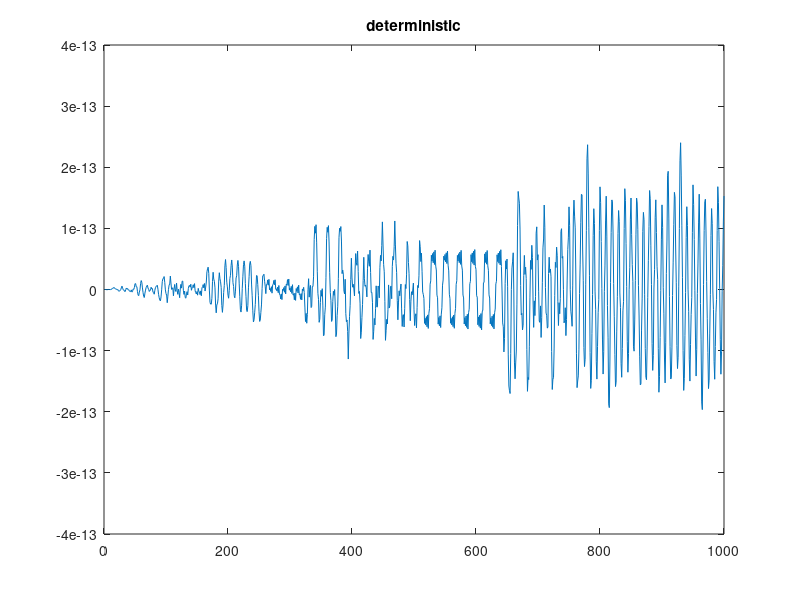
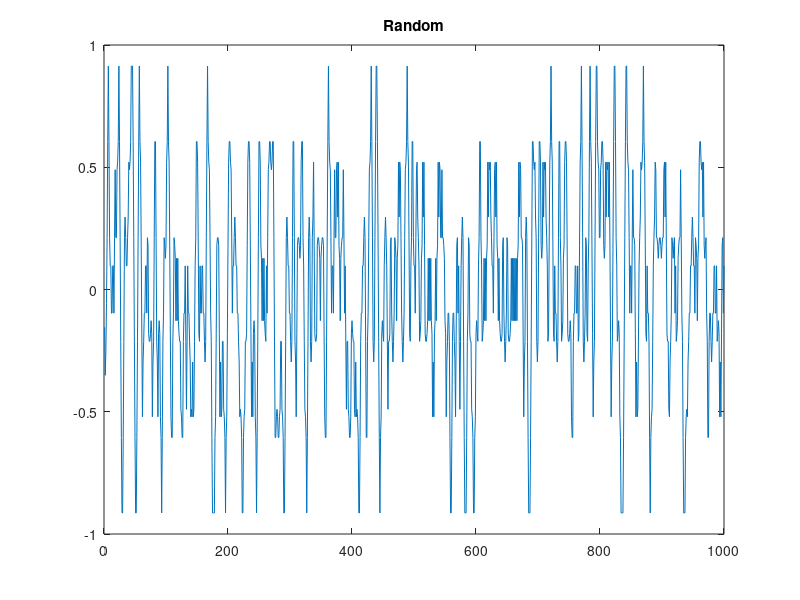
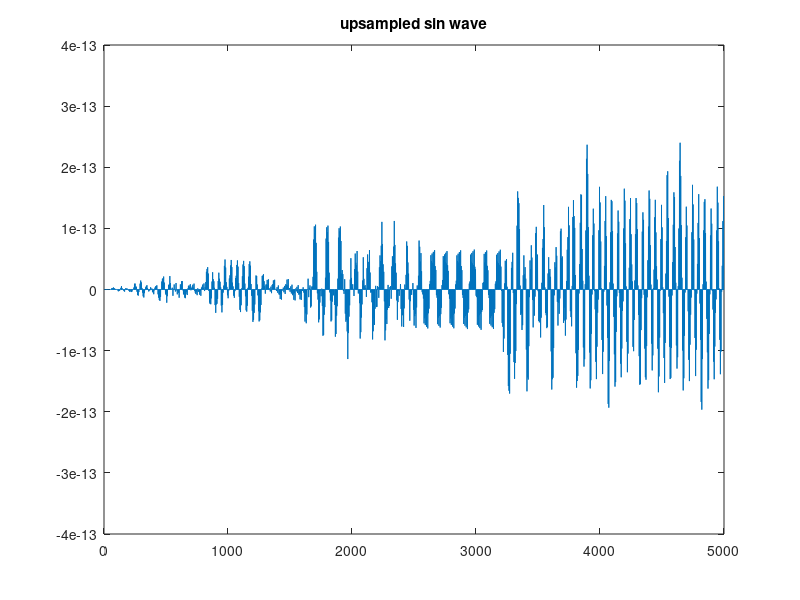
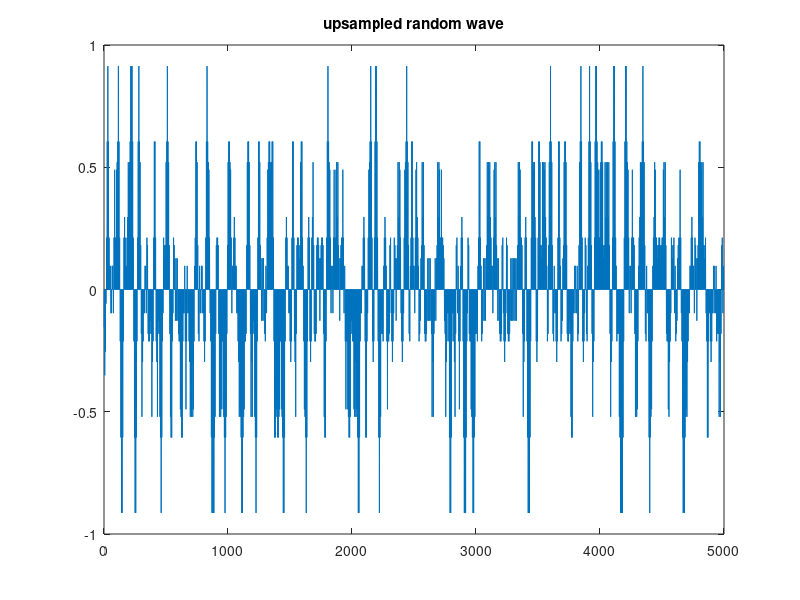

The MATLAB script that drew these images, in order:
%create deterministic and stochastic digital data streams
Fsl = 10;
taps = 3;
n = 0:1/Fsl:100-(1/Fsl);    %time index vector
sin_wave = sin (5*n*2*pi);  %Genertaion of sinusoidal signal

random = 2*round(rand(1,length(n)))-1; %random string of  +1 and -1 values
%create low pass filter and apply it to both data streams
%b = firls(n,f,a);
%n is the FIR filter coefficient
%f is a vector of paris of frequency points
%a is a vector containing the desired amplitude at the points in f

coeffs1 = firls(taps,[0 0.2 0.22 1],[1 1 0 0]); %FIR filter coefficients

sin_bwlimited = filter(coeffs1, 1, sin_wave);
random_bwlimited = filter(coeffs1,  1, random);

figure(1);
plot(sin_bwlimited);
title('deterministic');
figure(2);
plot(random_bwlimited);
title('Random');


%y = upsample(x,n)
%   x is the signal, n is the interpolation rate
%   between samples
%   results in compression of frequency spectrum
%   wy= wx/n; wy=> frequency of upsampled signal
%   wx=> frequency of original signal

N=5;
sin_up = upsample(sin_bwlimited, N);
random_up = upsample(random_bwlimited,N);
figure(3);
plot(sin_up);
title('upsampled sin wave');
figure(4);
plot(random_up);
title('upsampled random wave');

%code 2.6 
%   Note the upsampled signal is downsampled here
%   The original signal is not used
M=3;
%sin_down = downsample(sin_up, M);
%figure(5);
%plot(sin_down);
%title('downsampled sine wave');
%random_down = downsample(random_up, M);
%figure(6);
%plot(random_down);
%title('downsampled random wave');

%code 2.7
%   lowpass filtering of baseband periodic replica followed by
%   downsampling
%   (correct approach)
coeffs2 = firls(taps, [0 0.15 0.25 1], [N N 0 0]);

sin_up_filtered = filter(coeffs2,1, sin_up);
sin_up_filtered_down = downsample(sin_up_filtered, M);
random_up_filtered = filter(coeffs2, 1, random_up);
random_up_filtered_down = downsample(random_up_filtered, M);
figure (5);
plot(sin_up_filtered_down);
title('sin upsampled filtered downsampled');
figure(6);
plot(random_up_filtered_down);
title('random upsampled filtered downsampled');
